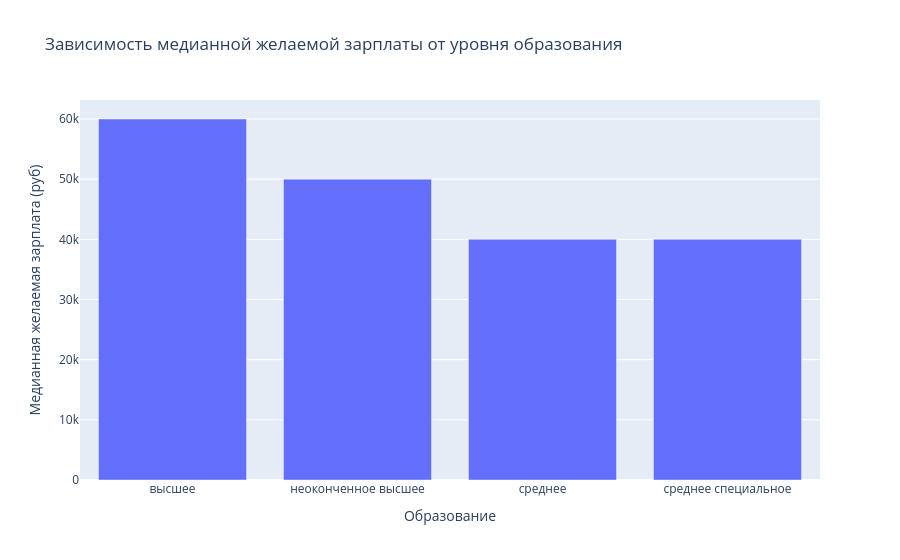

Notebook code for this chart:
### Markdown cell above
4. Постройте диаграмму, которая показывает зависимость **медианной** желаемой заработной платы (**"ЗП (руб)"**) от уровня образования (**"Образование"**). Используйте для диаграммы данные о резюме, где желаемая заработная плата меньше 1 млн рублей.
*Сделайте выводы по представленной диаграмме: для каких уровней образования наблюдаются наибольшие и наименьшие уровни желаемой заработной платы? Как вы считаете, важен ли признак уровня образования при прогнозировании заработной платы?*

### Code cell
# ваш код здесь
data_filtered = hh_data[hh_data['ЗП (руб)'] < 1_000_000]
median_salary_edu = data_filtered.groupby('Образование', as_index=False)['ЗП (руб)'].median()
fig = px.bar(
    median_salary_edu,
    x='Образование',
    y='ЗП (руб)',
    title='Зависимость медианной желаемой зарплаты от уровня образования',
    labels={'ЗП (руб)': 'Медианная желаемая зарплата (руб)'}
)
fig.show()

### Figure 1 — Plotly figure (JSON) as saved in the notebook; plotly's stock layout.template omitted (floating-point values rounded to 4 significant figures)
{"data": [{"hovertemplate": "Образование=%{x}<br>Медианная желаемая зарплата (руб)=%{y}<extra></extra>", "legendgroup": "", "marker": {"color": "#636efa", "pattern": {"shape": ""}}, "name": "", "orientation": "v", "showlegend": false, "textposition": "auto", "type": "bar", "x": ["высшее", "неоконченное высшее", "среднее", "среднее специальное"], "xaxis": "x", "y": [60000.0, 50000.0, 40000.0, 40000.0], "yaxis": "y"}], "layout": {"barmode": "relative", "legend": {"tracegroupgap": 0}, "title": {"text": "Зависимость медианной желаемой зарплаты от уровня образования"}, "xaxis": {"anchor": "y", "domain": [0, 1], "title": {"text": "Образование"}}, "yaxis": {"anchor": "x", "domain": [0, 1], "title": {"text": "Медианная желаемая зарплата (руб)"}}}}
